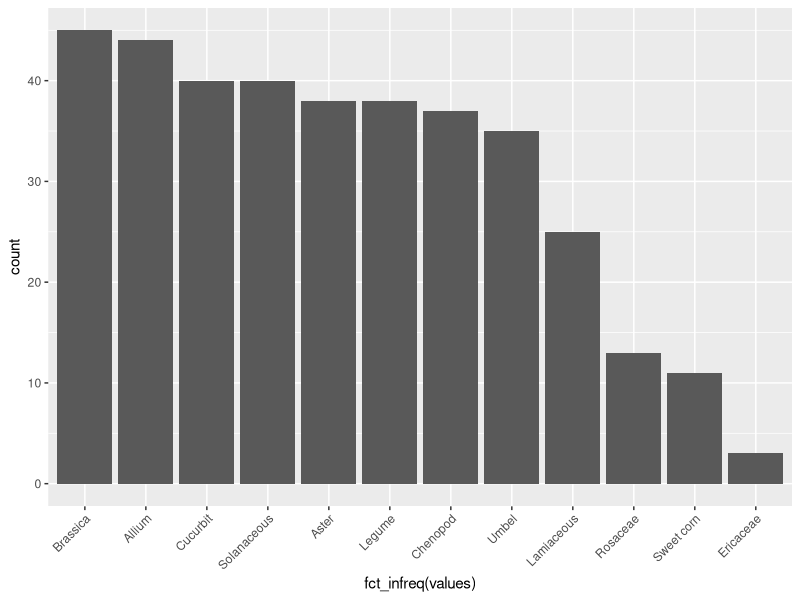

The R script that drew this image:
## ---- chunk 1
knitr::opts_chunk$set(echo = TRUE)

library(tidyverse)
library(dplyr)
library(ggplot2)
## ---- chunk 2

organic_farming <- read.delim("Bloom_SurveyDataExtension.csv", sep = ",", na.strings = c("", "NA"))
organic_farming

## ---- chunk 3

organic_farming %>%
  select(Participant.ID, B6_Brassica:B6_Ericaceae) %>%
  stack(B6_Brassica:B6_Ericaceae) %>%
  na.omit() %>%
  ggplot(aes(x = fct_infreq(values))) +
  geom_bar() +
  scale_x_discrete(guide = guide_axis(angle = 45))

